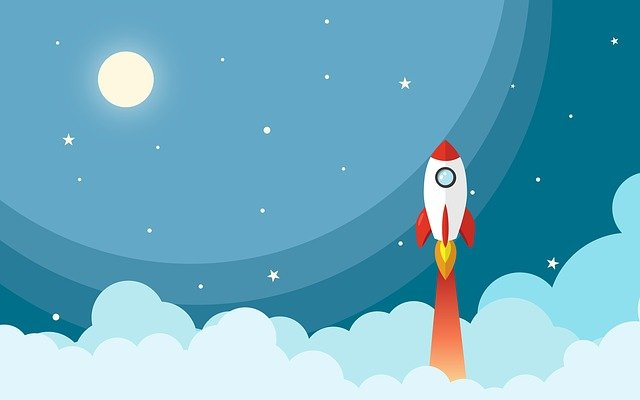
#> input picture poster.jpg, 640 x 400 px
$ python create_card.py
#> lines starting #> are read from the running program, lines starting #| are printed output that depends on the picture
import cv2

read_image = cv2.imread("poster.jpg")
#> read_image is the input picture: shape (400, 640, 3); mean B, G, R 194.6, 172.6, 108.6
rocket_img = read_image[110:360, 400:500]
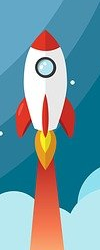
#> rocket_img: shape (250, 100, 3); mean B, G, R 163.8, 153.4, 116.9
read_image[50:300, 500:600]= rocket_img
text = "{I = ([LOVE]); C0d!NG '!'}"
cv2.putText(read_image, text, (20, 220), fontFace=cv2.FONT_HERSHEY_COMPLEX_SMALL, fontScale=1, color=(41, 6, 0))
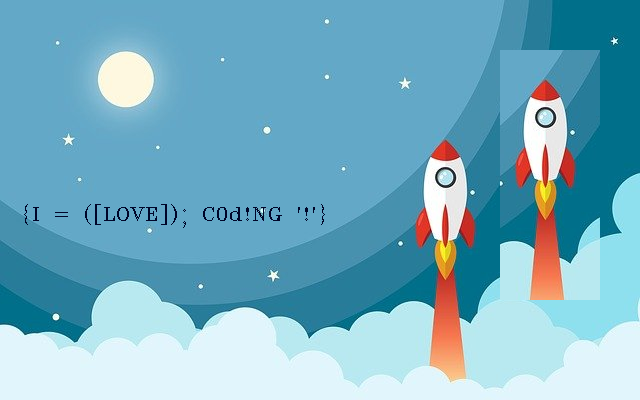
#> read_image: shape (400, 640, 3); mean B, G, R 195, 174.4, 117
cv2.imshow("Output Window", read_image)
cv2.waitKey(0)
